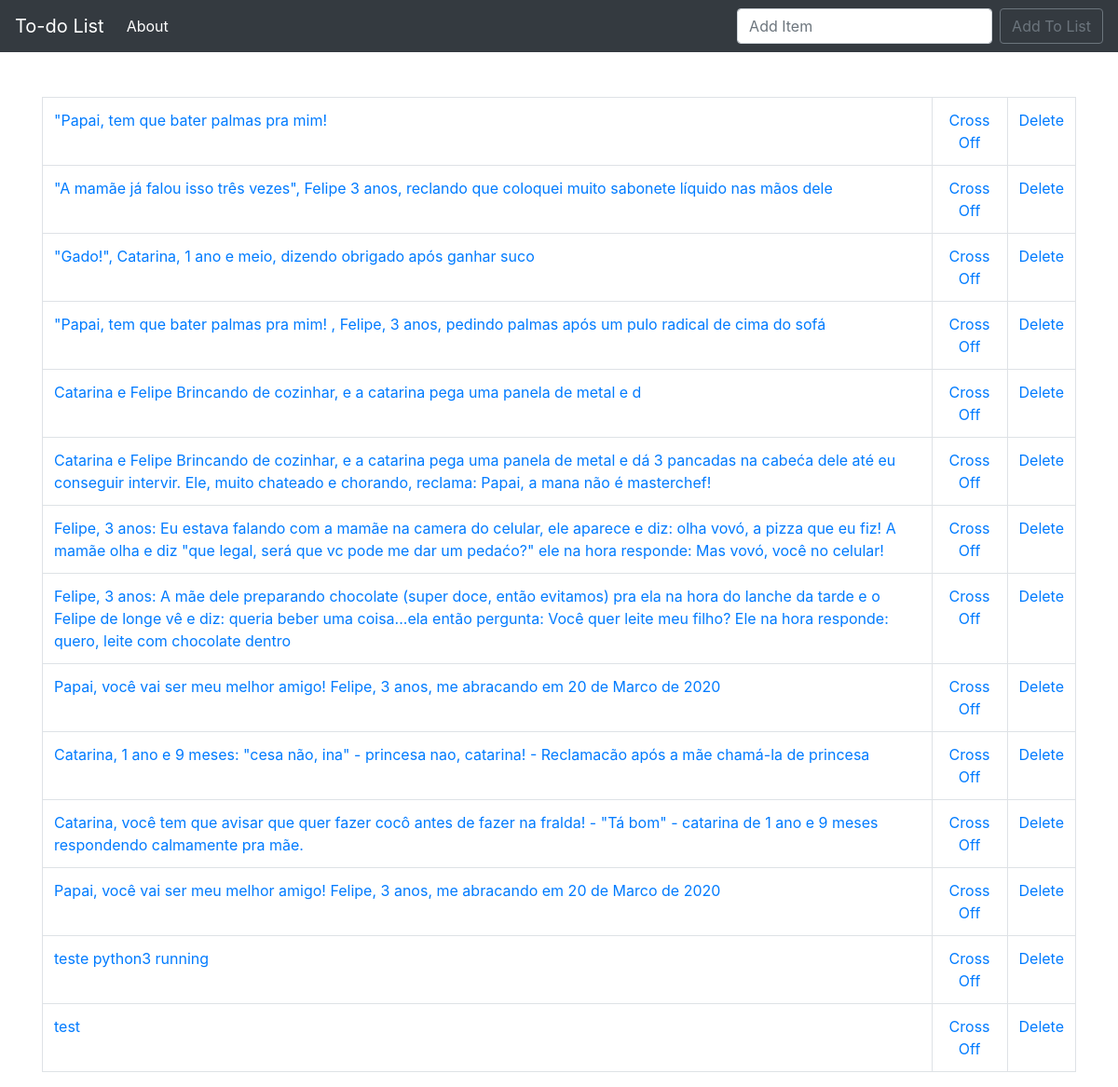
The page / on the database its author committed.
### todo_list/models.py (models this page shows, shortened)
class List(models.Model):
    item = models.CharField(max_length=5000)
    completed = models.BooleanField(default=False)

### todo_list/views.py (the view)
# urls.py: path('', views.home, name='home'),
def home(request):
    if request.method == 'POST':
        form = ListForm(request.POST or None)
        if form.is_valid():
            form.save()
            all_items = List.objects.all
            messages.success(request, ('Item Has Been Added To List!'))
            return render(request, "home.html",{'all_items': all_items})
    else:
        all_items = List.objects.all
        return render (request, "home.html",{'all_items': all_items})

### todo_list/templates/home.html (shortened to what this page needs)
{% extends 'base.html'%}
{% block content %}
<br/>
    {% if all_items %}
    <table class="table table-bordered">
        {% for things in all_items %}
            {% if things.completed %}
                <tr class= "table-secondary">
                    <td class="striker"><a href="{% url 'edit' things.id %}">{{ things.item }}</a></td>
                    <td><center><a href="{% url 'uncross' things.id %}">Uncross</a></center></td>
                    <td><center><a href="{% url 'delete' things.id %}"> Delete</a></center></td>
                </tr>
            {% else %}
                <tr>
                   <td><a href="{% url 'edit' things.id %}">{{ things.item }}</a></td>
                   <td><center><a href="{% url 'cross_off' things.id %}"> Cross Off</a></center></td>
                   <td><center><a href="{% url 'delete' things.id %}"> Delete</a></center></td>
                </tr>
            {% endif %}
        {% endfor %}
    </table>
    {% endif %}
{% endblock %}

### rows shown on the page
List: item "\"Papai, tem que bater palmas pra mim!"
List: item "\"A mamãe já falou isso três vezes\", Felipe 3 anos, reclando que coloquei muito sabonete líquido nas mãos dele"
List: item "\"Gado!\", Catarina, 1 ano e meio, dizendo obrigado após ganhar suco"
List: item "\"Papai, tem que bater palmas pra mim! , Felipe, 3 anos, pedindo palmas após um pulo radical de cima do sofá"
List: item "Catarina e Felipe Brincando de cozinhar, e a catarina pega uma panela de metal e d"
List: item "Catarina e Felipe Brincando de cozinhar, e a catarina pega uma panela de metal e dá 3 pancadas na cabeća dele até eu conseguir intervir. Ele, muito chateado e chorando, reclama: Papai, a mana não é masterchef!"
List: item "Felipe, 3 anos: Eu estava falando com a mamãe na camera do celular, ele aparece e diz: olha vovó, a pizza que eu fiz! A mamãe olha e diz \"que legal, será que vc pode me dar um pedaćo?\" ele na hora responde: Mas vovó, você no celular!"
List: item "Felipe, 3 anos: A mãe dele preparando chocolate (super doce, então evitamos) pra ela na hora do lanche da tarde e o Felipe de longe vê e diz: queria beber uma coisa...ela então pergunta: Você quer leite meu filho? Ele na hora responde: quero, leite com chocolate dentro"
List: item "Papai, você vai ser meu melhor amigo! Felipe, 3 anos, me abracando em 20 de Marco de 2020"
List: item "Catarina, 1 ano e 9 meses: \"cesa não, ina\" - princesa nao, catarina! - Reclamacão após a mãe chamá-la de princesa"
List: item "Catarina, você tem que avisar que quer fazer cocô antes de fazer na fralda! - \"Tá bom\" - catarina de 1 ano e 9 meses respondendo calmamente pra mãe."
List: item "Papai, você vai ser meu melhor amigo! Felipe, 3 anos, me abracando em 20 de Marco de 2020"
List: item "teste python3 running"
List: item "test"
